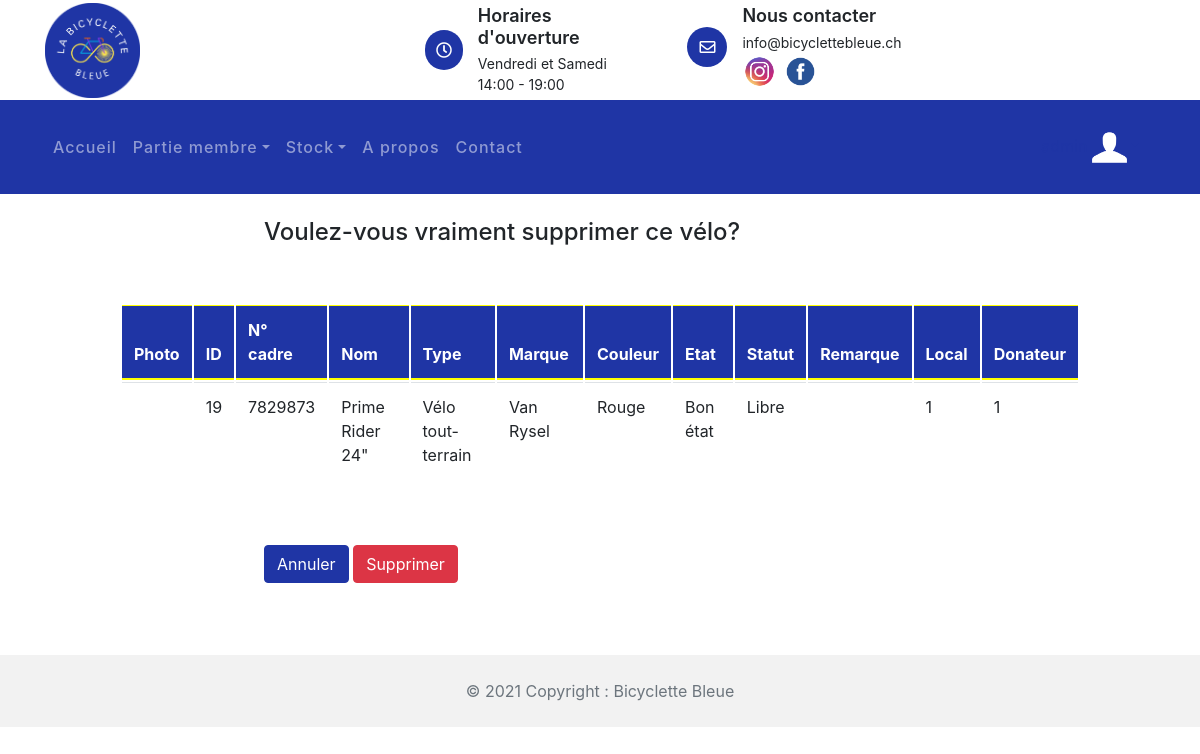
The app's page /stock_velos/supprimer_velo/19 (signed in), older data.
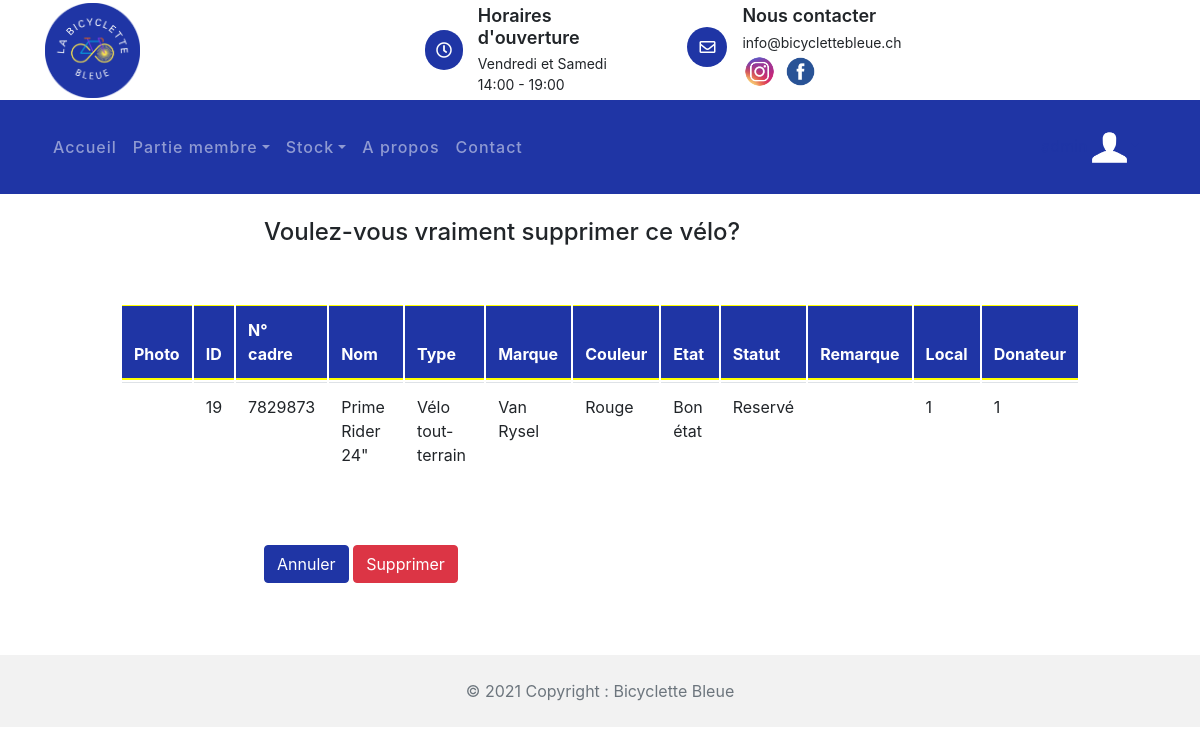
The same page, newer data.
### statistique/models.py (models this page shows, shortened)
class Velo(models.Model):
    vel_id = models.AutoField(db_column='VEL_ID', primary_key = True)  # Field name made lowercase.
    vel_num_cadre = models.IntegerField(db_column='VEL_NUM_CADRE', blank=True, null=True)  # Field name made lowercase.
    vel_nom = models.TextField(db_column='VEL_NOM', blank=True, null=True)  # Field name made lowercase.
    vel_marque = models.TextField(db_column='VEL_MARQUE', blank=True, null=True)  # Field name made lowercase.
    vel_couleur = models.TextField(db_column='VEL_COULEUR', blank=True, null=True)  # Field name made lowercase.
    vel_type = models.TextField(db_column='VEL_TYPE', blank=True, null=True)  # Field name made lowercase.
    vel_photo = models.TextField(db_column='VEL_PHOTO', blank=True, null=True)  # Field name made lowercase.
    vel_statut = models.TextField(db_column='VEL_STATUT', blank=True, null=True)  # Field name made lowercase.
    vel_etat = models.TextField(db_column='VEL_ETAT', blank=True, null=True)  # Field name made lowercase.
    vel_remarque = models.TextField(db_column='VEL_REMARQUE', blank=True, null=True)  # Field name made lowercase.
    class Meta:
        managed = False
        db_table = 'Velo'

### stock_velos/views.py (the view)
# urls.py: path('supprimer_velo/<str:pk>', views.supprimer_velo, name='indexSupprimerVelo'),
@staff_member_required
@login_required(login_url='/compte/login')
def supprimer_velo(request, pk):
    velo = Velo.objects.get(vel_id=pk)
    if request.method == 'POST':
        local = Local.objects.get(local_id=velo.local_id_id)
        local.local_nb_velo -= 1
        local.save()
        velo.delete()
        return redirect('/stock_velos')
    context = {
        'item': velo
    }
    return render(request, 'stock_velos/supprimer_velo.html', context)

### stock_velos/templates/stock_velos/supprimer_velo.html (shortened to what this page needs)
{% extends 'template_base.html' %}
{% load static %}
{% block contenu %}
        <link href="{% static 'css/bootstrap.min.css' %}" rel="stylesheet">
        <link href="{% static 'lib/flaticon/font/flaticon.css' %}" rel="stylesheet">
        <link href="{% static 'lib/animate/animate.min.css' %}" rel="stylesheet">
        <link href="{% static 'lib/owlcarousel/assets/owl.carousel.min.css' %}" rel="stylesheet">
<br>
<h4 style="margin-left: 22%">Voulez-vous vraiment supprimer ce vélo?</h4>
<br>
<br>
<form action="{% url 'stock_velos:indexSupprimerVelo' item.vel_id %}" method="post">
    <table class="table">
        <thead  class="thead-dark">
    <tr>
        <th class="ligne0">
            <p1>Photo</p1>
        </th>
        <th class="ligne0">
            <p1>ID</p1>
        </th>
        <th class="ligne0">
            <p1>N° cadre</p1>
        </th>
        <th class="ligne0">
            <p1>Nom</p1>
        </th>
        <th class="ligne0">
            <p1>Type</p1>
        </th>
        <th class="ligne0">
            <p1>Marque</p1>
        </th>
        <th class="ligne0">
            <p1>Couleur</p1>
        </th>
        <th class="ligne0">
            <p1>Etat</p1>
        </th>
        <th class="ligne0">
            <p1>Statut</p1>
        </th>
        <th class="ligne0">
            <p1>Remarque</p1>
        </th>
        <th class="ligne0">
            <p1>Local</p1>
        </th>
        <th class="ligne0">
            <p1>Donateur</p1>
        </th>
    </tr>
    </thead>
    <tr>
        <td>
        </td>
        <td>
            <p1>{{item.vel_id}}</p1>
        </td>
        <td>
            <p1>{{item.vel_num_cadre}}</p1>
        </td>
        <td>
            <p1>{{item.vel_nom}}</p1>
        </td>
        <td>
            <p1>{{item.vel_type}}</p1>
        </td>
        <td>
            <p1>{{item.vel_marque}}</p1>
        </td>
        <td>
            <p1>{{item.vel_couleur}}</p1>
        </td>
        <td>
            <p1>{{item.vel_etat}}</p1>
        </td>
        <td>
            <p1>{{item.vel_statut}}</p1>
        </td>
        <td>
        </td>
        <td>
            <p1>{{item.local_id_id}}</p1>
        </td>
        <td>
            <p1>{{item.don_id_id}}</p1>
        </td>
    </tr>
</table>
    <br>
    <br>
    <a href="{% url 'stock_velos:indexStockVelos'%}"  class="btn btn-primary" style="margin-left: 22%">Annuler</a>
    <input class="btn btn-danger" type="submit" value="Supprimer" name="Confirmer" >
</form>
{% endblock %}

Row changes from the older to the newer data that the page shows:
changed Velo "Prime Rider 24\"": vel_statut "Libre" → "Reservé"
